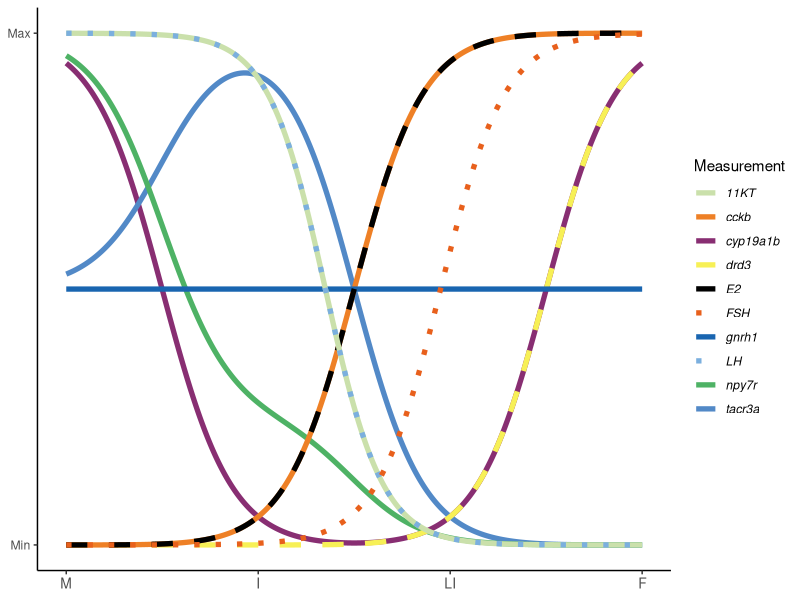
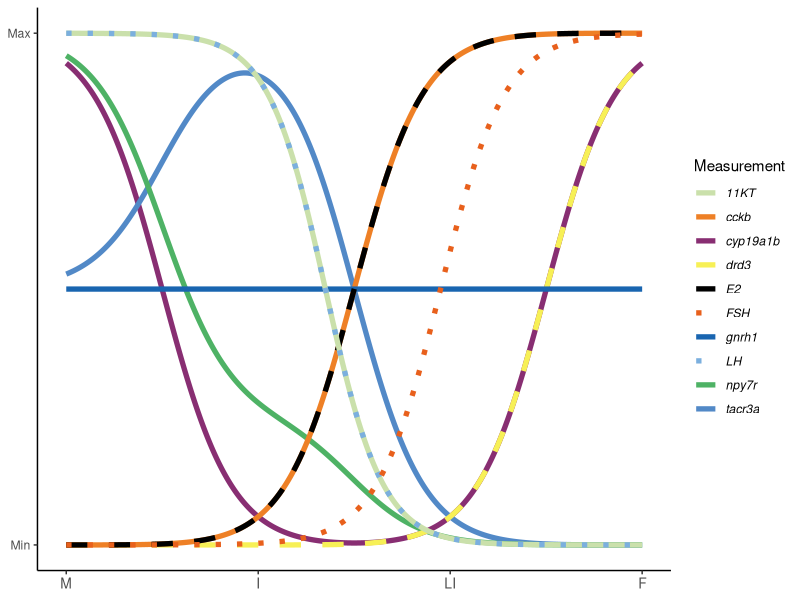

Generate these figures, in order, with R:
library(ggplot2)

N <- 500
xs <- seq(0, 1, length.out = N)

smooth_pts <- function(pts_x, pts_y, xs, bw = 25) {
  sapply(xs, function(x) {
    w <- exp(-bw * (x - pts_x)^2)
    sum(w * pts_y) / sum(w)
  })
}

sigmoid <- function(x, center, slope) 1 / (1 + exp(-slope * (x - center)))

phase_labels <- c(0, 1/3, 2/3, 1)

newd <- data.frame(x = xs)
newd$cyp19a1b  <- smooth_pts(phase_labels, c(1, 0, 0, 1), xs)
newd$tacr3a    <- smooth_pts(phase_labels, c(0.5, 1, 0, 0), xs)
newd$npy7r     <- smooth_pts(phase_labels, c(1, 0.25, 0, 0), xs)
newd$drd3      <- smooth_pts(phase_labels, c(0, 0, 0, 1), xs)
newd$cckb      <- smooth_pts(phase_labels, c(0, 0, 1, 1), xs)
newd$gnrh1     <- 0.5
newd$E2        <-smooth_pts(phase_labels, c(0, 0, 1, 1), xs)
newd$KT11      <- pmax(0, 1 - sigmoid(xs, 0.45, 20))
newd$LH        <- pmax(0, 1 - sigmoid(xs, 0.45, 20))
newd$FSH       <- pmin(1, sigmoid(xs, 0.65, 18))

colors <- c(
  "cyp19a1b" = "#882E72", #9
  "tacr3a"   = "#5289C7", #12
  "npy7r"    = "#4EB265",#15
  "drd3"     = "#F7F056",#18
  "cckb"     = "#EE8026", #24
  "gnrh1"    = "#1965B0", # 26
  "E2"       = "black",#21
  "11KT"     = "#CAE0AB",#17
  "LH"       = "#7BAFDE",# 14
  "FSH"      = "#E8601C" # 10 
)

linetypes <- c(
  "cyp19a1b" = "solid", "tacr3a" = "solid", "npy7r" = "solid",
  "drd3" = "dashed", "cckb" = "solid",
  "gnrh1" = "solid",
  "E2" = "dashed", "11KT" = "solid", "LH" = "dotted", "FSH" = "dotted"
)

p <- ggplot(newd, aes(x = x)) +
  geom_line(aes(y = cyp19a1b, color = "cyp19a1b", linetype = "cyp19a1b"), linewidth = 1.8) +
  geom_line(aes(y = tacr3a,   color = "tacr3a",   linetype = "tacr3a"),   linewidth = 1.8) +
  geom_line(aes(y = npy7r,    color = "npy7r",    linetype = "npy7r"),    linewidth = 1.8) +
  geom_line(aes(y = drd3,     color = "drd3",     linetype = "drd3"),     linewidth = 1.8) +
  geom_line(aes(y = cckb,     color = "cckb",     linetype = "cckb"),     linewidth = 1.8) +
  geom_line(aes(y = gnrh1,    color = "gnrh1",    linetype = "gnrh1"),    linewidth = 1.8) +
  geom_line(aes(y = E2,       color = "E2",       linetype = "E2"),       linewidth = 1.8) +
  geom_line(aes(y = KT11,     color = "11KT",     linetype = "11KT"),     linewidth = 1.8) +
  geom_line(aes(y = LH,       color = "LH",       linetype = "LH"),       linewidth = 1.8) +
  geom_line(aes(y = FSH,      color = "FSH",      linetype = "FSH"),      linewidth = 1.8) +
  scale_color_manual(values = colors) +
  scale_linetype_manual(values = linetypes) +
  scale_y_continuous(breaks = c(0, 1), labels = c("Min", "Max"), limits = c(0, 1)) +
  scale_x_continuous(
    breaks = c(0, 1/3, 2/3, 1),
    labels = c("M", "I", "LI", "F")
  ) +
  theme_classic() +
  labs(color = "Measurement", linetype = "Measurement") +
  theme(
    axis.title.x = element_blank(),
    axis.title.y = element_blank(),
    axis.text.x  = element_text(size = 10),
    legend.text  = element_text(face = "italic")
  )

p

ggsave(plot = p,
       file = "smooth_transitions_post_neuroendocrine_phases.svg",
       device = "svg",
       units = "in",
       width = 6.7,
       height = 2.2, 
       path = "Manuscript/Plots/Manuscript v1.2")
